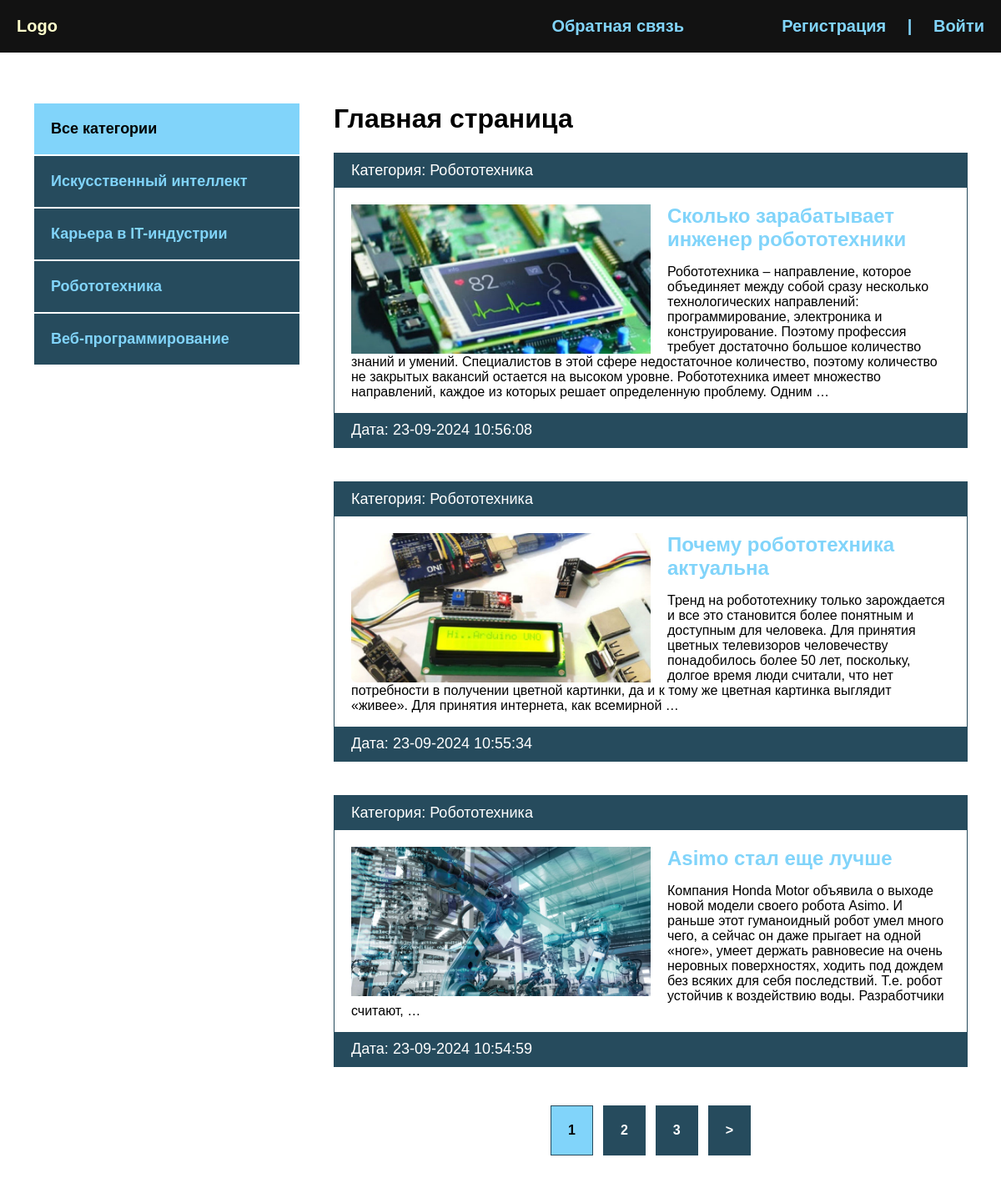
The page / on the database its author committed.
### blog/models.py (models this page shows, shortened)
class Category(models.Model):
    name = models.CharField(max_length=100, verbose_name='Категория')
    slug = models.SlugField(max_length=100, unique=True, verbose_name='URL')
    def __str__(self):
        return self.name
    def get_absolute_url(self):
        return reverse('category', kwargs={'cat_slug': self.slug})
    class Meta:
        verbose_name = 'категорию'
        verbose_name_plural = 'категории'

class Blog(models.Model):
    title = models.CharField(max_length=255, verbose_name='Название')
    slug = models.SlugField(max_length=255, unique=True, verbose_name='URL')  # SlugField Charfildga uxshsh faqat url larni yozish uchun ishlatiladi
    content = models.TextField(blank=True, verbose_name='Контент')
    photo = models.ImageField(upload_to='photos/%Y/%m/%d/', blank=True, verbose_name='фото')
    time_created = models.DateTimeField(auto_now_add=True, verbose_name='Дата публикация')
    time_update = models.DateTimeField(auto_now=True, verbose_name='Дата обнавления')
    is_published = models.BooleanField(default=True, verbose_name='Опубликавано')
    cat = models.ForeignKey('Category', on_delete=models.PROTECT, verbose_name='Категория')   # Protect foydalanuvchida kamida 1 ta boganish  ulsa ham uni uchurishga yul quymaydi
    def get_absolute_url(self):
        return reverse('post', kwargs={'post_slug': self.slug})  # bu funksiya denamik urlni taminlab beradi 'post/<slug:post_slug> post_slug = self.slug
    class Meta:
        verbose_name = 'новость'
        verbose_name_plural = 'новости'    # Adminkada blog modeli новости bulib kurinadi
        ordering = ['-time_created']       # verbose_name db dagi hech narssani uzgartirmaydi faqat adminkada ruscha kursatub beradi

### blog/views.py (the view)
# urls.py: path('', BlogHome.as_view(), name='index'),
class BlogHome(DataMixin, ListView):
    model = Blog  # posts = Blog.objects.all()      # viewsda claslar bilan ishlaganda model va context_object_name kursatilishi kerak bulmasa ishlamaydi
    template_name = 'blog/index.html'
    context_object_name = 'posts'  # htnl ga malumot posts ichida boradi
    def get_context_data(self, *, object_list=None, **kwargs):
        context = super().get_context_data(**kwargs)  # temadagi ListView clasidan meros oldik hamma kalitlarini
        c_def = self.get_user_context(title='Главная страница')
        return dict(list(context.items()) + list(c_def.items()))
    def get_queryset(self):  # get_queryset orqali Blogdan qanday malumot olishni kursatib utsak buladi
        return Blog.objects.filter(is_published=True).select_related('cat')

### blog/utils.py (called while the page is built)
    def get_user_context(self, **kwargs):
        context = kwargs
        cats = Category.objects.annotate(Count('blog'))
        user_menu = menu.copy()  # menu ni kopy qilsak user_menu xotirada boshqa joyda saqlanadi va uni uzgartirsak menu dan hech narsa uzgarmaydi
        if not self.request.user.is_authenticated:
            user_menu.pop(0)  # agar user ruyhatdan utmahan bulsa
        context['menu'] = user_menu
        context['cats'] = cats
        if 'cat_selected' not in context:
            context['cat_selected'] = 0
        return context

### blog/templates/blog/index.html
{% extends 'blog/base.html' %}
{% load static %}
{% block content %}
    <h1>{{ title }}</h1>
    <ul>
        {% for p in posts %}
            <li>
                <p class="first">Категория: {{ p.cat }}</p>
                <div class="text">
                    {% if p.photo %}
                        <img src="{{ p.photo.url }}" alt="" class="image">
                    {% else %}
                        <img src="{% static 'blog/default.jpg' %}" class="image" alt="">
                    {% endif %}
                <h2><a href="{{ p.get_absolute_url }}">{{ p.title }}</a></h2>
                <p>{{ p.content|striptags|truncatewords:50 }}</p>
                </div>
                <p class="date">Дата: {{ p.time_update|date:"d-m-Y H:i:s"}}</p>
            </li>
        {% endfor %}
    </ul>
{% endblock content %}

### blog/templates/blog/base.html (shortened to what this page needs)
<!DOCTYPE html>
{% load static %}
{% load blog_tags %}
<html lang="en">
<head>
    <link rel="stylesheet" href="{% static 'css/style.css' %}">
</head>
<body>
    <div class="header">
        <div class="wrap">
            <ul class="mainmenu">
                <li class="logo"><a href="{% url 'index' %}">Logo</a></li>
                {% for m in menu %}
                <li class="last"><a href="{% url m.url_name %}">{{ m.title }}</a></li>
                {% endfor %}
                {% if request.user.is_authenticated %}
                    <li class="last">{{ user.username }} |
                        <form action="{% url 'logout'%}" method="post">
                            {% csrf_token %}
                            <input type="submit" value="Выйти" class="log">
                        </form></li>
                {% else %}
                    <li class="last"><a href="{% url 'register' %}">Регистрация</a> | <a href="{% url 'login' %}">Войти</a></li>
                {% endif %}
            </ul>
        </div>
    </div>
    <div class="content">
        <div class="wrap">
            <div class="sidebar">
                <ul>
                    {% if cat_selected == 0 %}
                        <li class="selected">Все категории </li>
                    {% else %}
                    <li><a href="{% url 'index' %}">Все категории</a></li>
                    {% endif %}
                    {% for c in cats %}
                        {% if c.blog__count > 0 %}
                            {% if c.pk == cat_selected %}
                                <li class="selected">{{ c.name }}</li>
                            {% else %}
                                <li><a href="{{ c.get_absolute_url }}">{{ c.name }}</a></li>
                            {% endif %}
                        {% endif %}
                {% endfor %}
                </ul>
            </div>
            <div class="main">
                {% block content %}
                {% endblock content %}
                {% if page_obj.has_other_pages %}
                <div>
                    <ul class="list-pages">
                        {% for p in paginator.page_range %}
                            {% if page_obj.number == p%}
                                <li class="page-num page-num-selected"> {{ p }}</li>
                            {% elif p >= page_obj.number|add:-2 and p <= page_obj.number|add:2 %}
                                <li class="page-num">
                                    <a href="?page={{ p }}">{{ p }}</a>
                                </li>
                            {% endif %}
                        {% endfor %}
                        {% if page_obj.has_next %}
                            <li class="page-num">
                                <a href="?page={{ page_obj.next_page_number }}">&gt;</a>
                            </li>
                        {% endif %}
                    </ul>
                </div>
                {% endif %}
            </div>
        </div>
    </div>
</body>
</html>

### blog/static/css/style.css (style rules this page uses)
body { margin: 0; padding: 0; background: #264b5d; font-family: Verdana, Geneva, Tahoma, sans-serif; }
.wrap { max-width: 1200px; margin: 0 auto; }
.content .wrap { background: #FFF; padding: 40px; box-sizing: border-box; display: flex; }
ul { list-style: none; margin: 0; padding: 0; }
a { color:#81d4fa; text-decoration: none; padding: 20px; }
.header { background: #121212; }
.mainmenu { display: flex; align-items: center; font-size: 20px; font-weight: bold; justify-content: space-between; }
.logo { flex-basis: 40%; }
.last { flex-basis: 30%; text-align: right; color: #81d4fa; }
.mainmenu li { padding: 20px 0; }
.sidebar ul { width: 320px; margin-right: 40px; margin-top: 20px; }
.sidebar a { padding: 20px; display: block; border: 1px solid #FFF; background: #264b5d; font-weight: bold; font-size: 18px; }
.selected { background: #81d4fa; padding: 20px; border: 1px solid #FFF; font-weight: bold; font-size: 18px; }
.main li { border: 1px solid #264b5d; margin-bottom: 40px; }
.first, .date { padding: 10px 20px; background: #264b5d; font-size: 18px; color: #FFF; margin: 0; }
.image { max-width: 50%; float: left; margin-right: 20px; }
.text { padding: 20px 20px 0; }
.text h2 { margin: 0; }
.text a { padding-left: 0; }
.list-pages { display: flex; justify-content: center; }
.list-pages .page-num-selected { background: #81d4fa; padding: 20px; }
.list-pages a { background: #264b5d; padding: 20px; display: block; color: #FFF; }
.page-num { margin: 6px; font-weight: bold; }
.last a { display: inline; }

### rows shown on the page
Category: name "Искусственный интеллект"
Category: name "Карьера в IT-индустрии"
Category: name "Робототехника"
Category: name "Веб-программирование"
Blog: cat "Робототехника", photo (picture), title "Сколько зарабатывает инженер робототехники", content "Робототехника – направление, которое объединяет между собой сразу несколько технологических направлений: программирование, электроника и конструирование. Поэтому профессия требует достаточно большое количество знаний и умений. Специалистов в этой сфере недостаточное количество, поэтому количество не закрытых вакансий остается на высоком уровне. Робототехника имеет множество направлений, каждое из которых решает определенную проблему. Одним …", time_update "23-09-2024 10:56:08"
Blog: cat "Робототехника", photo (picture), title "Почему робототехника актуальна", content "Тренд на робототехнику только зарождается и все это становится более понятным и доступным для человека. Для принятия цветных телевизоров человечеству понадобилось более 50 лет, поскольку, долгое время люди считали, что нет потребности в получении цветной картинки, да и к тому же цветная картинка выглядит «живее». Для принятия интернета, как всемирной …", time_update "23-09-2024 10:55:34"
Blog: cat "Робототехника", title "Asimo стал еще лучше", content "Компания Honda Motor объявила о выходе новой модели своего робота Asimo. И раньше этот гуманоидный робот умел много чего, а сейчас он даже прыгает на одной «ноге», умеет держать равновесие на очень неровных поверхностях, ходить под дождем без всяких для себя последствий. Т.е. робот устойчив к воздействию воды. Разработчики считают, …", time_update "23-09-2024 10:54:59"

### other values the page prints
{{ m.title }} "Обратная связь"
{{ title }} "Главная страница"
{{ p }} "1"
{{ p }} "2" "3"
